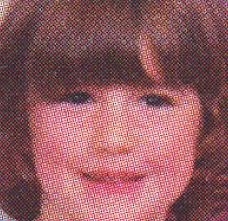
#> input picture tugas2/orang.jpeg, 228 x 221 px, found by its file name
$ python kecil.py
#> lines starting #> are read from the running program, lines starting #| are printed output that depends on the picture
import cv2
import numpy as np
from matplotlib import pyplot as plt

img = cv2.imread('/home/ikantongkol/Documents/Kuliah/visi-komputer/tugas2/orang.jpeg')
#> img is the input picture: shape (221, 228, 3); mean B, G, R 95.6, 91, 145.1
# create a mask
mask = np.zeros(img.shape[:2], np.uint8)
mask[100:300, 100:400] = 255
masked_img = cv2.bitwise_and(img,img,mask = mask)
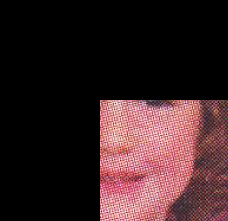
#> masked_img: shape (221, 228, 3); mean B, G, R 35.6, 33.7, 54.7

# Calculate histogram with mask and without mask
hist_full = cv2.calcHist([img],[0],None,[256],[0,256])
#> hist_full = 256 values, max 591 at index 64, min 0 at index 246, mean 196.8
hist_mask = cv2.calcHist([img],[0],mask,[256],[0,256])
#> hist_mask = 256 values, max 130 at index 140, min 0 at index 2, mean 60.5

plt.subplot(221), plt.imshow(img, 'gray')
plt.subplot(222), plt.imshow(mask,'gray')
plt.subplot(223), plt.imshow(masked_img, 'gray')
plt.subplot(224), plt.plot(hist_full), plt.plot(hist_mask)
plt.xlim([0,256])

plt.show()
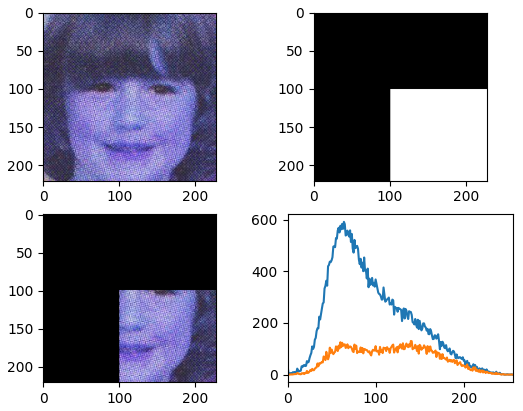
#> figure drawn by matplotlib, 4 panels; B, G, R data is drawn as R, G, B; panel 4: curve peaks at x = 64, y = 591; panel 4: curve peaks at x = 140, y = 130

$ run again, with tugas2/cat.jpeg copied over tugas2/orang.jpeg
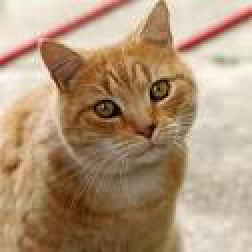
#> input picture tugas2/cat.jpeg, 126 x 126 px, found by its file name (shown 2 times larger)
#> img is the input picture: shape (126, 126, 3); mean B, G, R 120.9, 149, 175.8
#> `masked_img = cv2.bitwise_and(img,img,mask = mask)`:
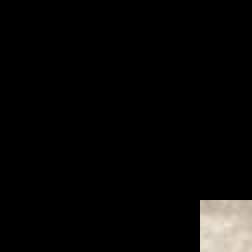
#> masked_img: shape (126, 126, 3) (shown 2 times larger); mean B, G, R 7.9, 8.6, 9.1
#> hist_full = 256 values, max 160 at index 208, min 0 at index 237, mean 62.02
#> hist_mask = 256 values, max 29 at index 192, min 0 at index 0, mean 2.64
#> `plt.show()`:
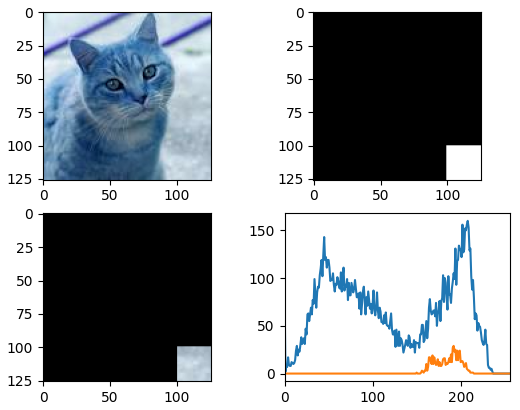
#> figure drawn by matplotlib, 4 panels; B, G, R data is drawn as R, G, B; panel 4: curve peaks at x = 208, y = 160; panel 4: curve peaks at x = 192, y = 29
